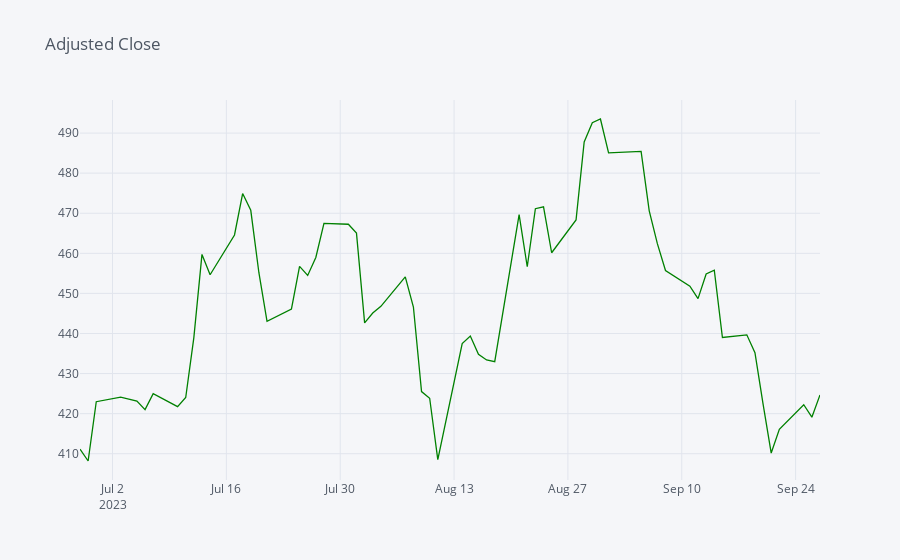

Notebook code cell kept with this figure:
### Code cell
stock_data['Adj Close'].iplot(title='Adjusted Close', colors=['green'])

### Figure 1 — Plotly figure (JSON) as saved in the notebook; plotly's stock layout.template omitted (floating-point values rounded to 4 significant figures)
{"data": [{"line": {"color": "rgba(0, 128, 0, 1.0)", "dash": "solid", "shape": "linear", "width": 1.3}, "mode": "lines", "name": "Adj Close", "text": "", "type": "scatter", "x": ["2023-06-28", "2023-06-29", "2023-06-30", "2023-07-03", "2023-07-05", "2023-07-06", "2023-07-07", "2023-07-10", "2023-07-11", "2023-07-12", "2023-07-13", "2023-07-14", "2023-07-17", "2023-07-18", "2023-07-19", "2023-07-20", "2023-07-21", "2023-07-24", "2023-07-25", "2023-07-26", "2023-07-27", "2023-07-28", "2023-07-31", "2023-08-01", "2023-08-02", "2023-08-03", "2023-08-04", "2023-08-07", "2023-08-08", "2023-08-09", "2023-08-10", "2023-08-11", "2023-08-14", "2023-08-15", "2023-08-16", "2023-08-17", "2023-08-18", "2023-08-21", "2023-08-22", "2023-08-23", "2023-08-24", "2023-08-25", "2023-08-28", "2023-08-29", "2023-08-30", "2023-08-31", "2023-09-01", "2023-09-05", "2023-09-06", "2023-09-07", "2023-09-08", "2023-09-11", "2023-09-12", "2023-09-13", "2023-09-14", "2023-09-15", "2023-09-18", "2023-09-19", "2023-09-20", "2023-09-21", "2023-09-22", "2023-09-25", "2023-09-26", "2023-09-27"], "y": [411.1, 408.2, 423.0, 424.1, 423.1, 421.0, 425.0, 421.8, 424.0, 439.0, 459.7, 454.7, 464.6, 474.9, 470.7, 455.2, 443.1, 446.1, 456.8, 454.5, 459.0, 467.5, 467.3, 465.0, 442.7, 445.1, 446.8, 454.1, 446.6, 425.5, 423.8, 408.5, 437.5, 439.4, 434.8, 433.4, 433.0, 469.6, 456.6, 471.1, 471.6, 460.1, 468.3, 487.8, 492.6, 493.5, 485.1, 485.4, 470.6, 462.4, 455.7, 451.8, 448.7, 454.9, 455.8, 439, 439.7, 435.2, 422.4, 410.2, 416.1, 422.2, 419.1, 424.7]}], "layout": {"autosize": true, "legend": {"bgcolor": "#F5F6F9", "font": {"color": "#4D5663"}}, "paper_bgcolor": "#F5F6F9", "plot_bgcolor": "#F5F6F9", "title": {"font": {"color": "#4D5663"}, "text": "Adjusted Close"}, "xaxis": {"autorange": true, "gridcolor": "#E1E5ED", "range": ["2023-06-28", "2023-09-27"], "showgrid": true, "tickfont": {"color": "#4D5663"}, "title": {"font": {"color": "#4D5663"}, "text": ""}, "type": "date", "zerolinecolor": "#E1E5ED"}, "yaxis": {"autorange": true, "gridcolor": "#E1E5ED", "range": [403.4, 498.2], "showgrid": true, "tickfont": {"color": "#4D5663"}, "title": {"font": {"color": "#4D5663"}, "text": ""}, "type": "linear", "zerolinecolor": "#E1E5ED"}}}
